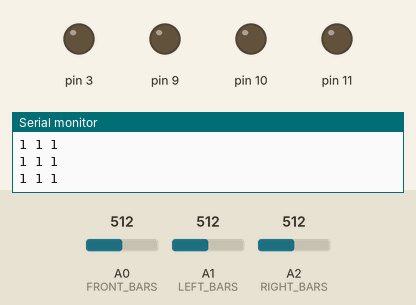
This sketch was run on a simulated Arduino Uno, built with avr-gcc and run on an emulated ATmega328P. Shown: output pins drawn as LEDs (lit = HIGH), the last lines printed to the serial monitor. The inputs (shaded band) are chosen by the test bench; at power-on: A0 (FRONT_BARS) = 512, A2 (RIGHT_BARS) = 512, A1 (LEFT_BARS) = 512.

Above: at 1.2 s.
1.3 s: A0 (FRONT_BARS) set to 210
2.8 s: A0 (FRONT_BARS) set to 191
At 3.26 s:
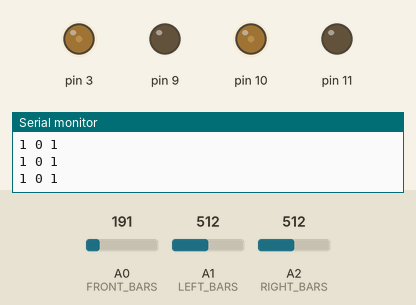
At 5.6 s:
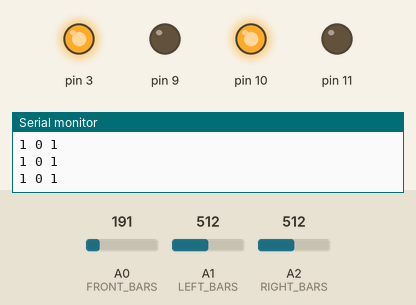
5.8 s: A2 (RIGHT_BARS) set to 214
7.3 s: A2 (RIGHT_BARS) set to 193
At 7.9 s:
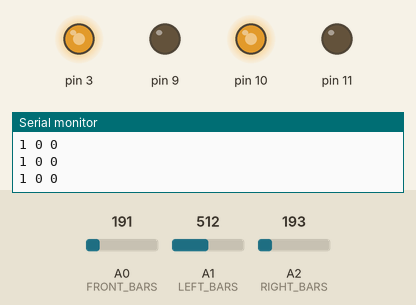
10.3 s: A1 (LEFT_BARS) set to 210
13.3 s: A1 (LEFT_BARS) set to 188
At 13.45 s:
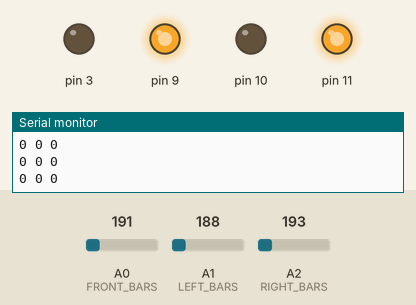
Timing chart, 0 to 17.2 s (numbered marks = the images above; inputs shaded):
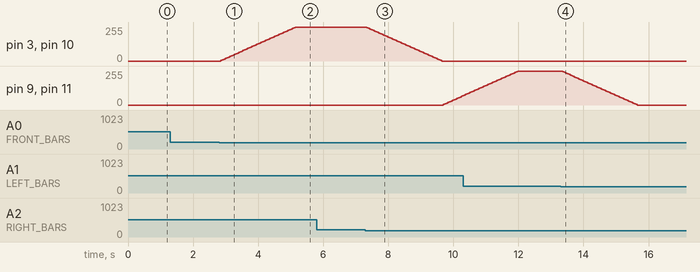

Measured:
- the behaviour switches between 201 and 200 on A0 (FRONT_BARS) (found by bisection; images 0 and 1)
- the behaviour switches between 201 and 200 on A2 (RIGHT_BARS) (found by bisection; images 2 and 3)
- the behaviour switches between 201 and 200 on A1 (LEFT_BARS) (found by bisection; images 3 and 4)
- after the input at 2.8 s, pin 3, pin 10: moves from 0/255 to 255/255 over 2.3 s, starting after 0.05 s
- after the input at 7.3 s, pin 3, pin 10: moves from 255/255 to 0/255 over 2.3 s, starting at once; pin 9, pin 11: moves from 0/255 to 70/255 over 0.60 s, starting after 2.4 s
- after the input at 13.3 s, pin 9, pin 11: moves from 255/255 to 0/255 over 2.3 s, starting after 0.06 s

The sketch:

ROV.ino
```cpp
//PIN ASSIGNMENTS
#define FRONT_BARS A0
#define LEFT_BARS A1
#define RIGHT_BARS A2
#define POT_SPEED A3

#define MOTOR_LEFT_A 9
#define MOTOR_LEFT_B 10
#define MOTOR_RIGHT_A 3
#define MOTOR_RIGHT_B 11

//CONSTANTS
#define TOUCH_THRESHOLD 200

//GLOBAL VARS
int target = 0;

int FRONT_TOUCH = 0;
int LEFT_TOUCH = 0;
int RIGHT_TOUCH = 0;

//determined by reading pots on setup
int MAX_SPEED = 0;
int ACCELERATION = 0;
int TOLERANCE = 0;

//current speeds
int LEFT_SPEED = 0;
int RIGHT_SPEED = 0;

//targets
int LEFT_TARGET = 0;
int RIGHT_TARGET = 0;

void setup() {
  // put your setup code here, to run once:

  //pwm setup

  //timer 1 -----------------------------------
  uint8_t TCCR1A_temp = 0b00000000;
  uint8_t TCCR1B_temp = 0b00000000;
  TCCR1A_temp |= 0b11110000; //inverting modes - set on match

  TCCR1A_temp |= 0b00000010;
  TCCR1B_temp |= 0b00011000; //fast pwm, top = ICR1

  TCCR1B_temp |= 0b00000010; //divide clock by 8

  TCCR1A = TCCR1A_temp;
  TCCR1B = TCCR1B_temp;

  ICR1H = 0;
  ICR1L = 255; //set period (top)

  OCR1AH = 0;
  OCR1AL = 255;
  OCR1BH = 0;
  OCR1BL = 255; //set initial duty to 0%

  DDRB |= 0b00000110; //set PB1, PB2 (=D9 D10) output
  // end of timer 1 ------------------------------

  //timer 2 --------------------------------------
  uint8_t TCCR2A_temp = 0b00000000;
  uint8_t TCCR2B_temp = 0b00000000;

  TCCR2A_temp |= 0b11110000; //inverting modes - set on match

  TCCR2A_temp |= 0b00000011; //
  TCCR2B_temp |= 0b00000000; //fast pwm, top = 0xff

  TCCR2B_temp |= 0b00000010; //divide clock by 8

  TCCR2A = TCCR2A_temp;
  TCCR2B = TCCR2B_temp;

  OCR2A = 255;
  OCR2B = 255; //set initial duty
  DDRB |= 0b00001000; //set PB3 (=D11) output
  DDRD |= 0b00001000; //set PD3 (=D03) output
  //end of timer 2

  Serial.begin(9600);
  Serial.println("STARTUP");
  pinMode(FRONT_BARS, INPUT);
  pinMode(LEFT_BARS, INPUT);
  pinMode(RIGHT_BARS, INPUT);
  pinMode(POT_SPEED, INPUT);


  int speedReading = analogRead(POT_SPEED);
  Serial.print("\nPOT_S :");
  Serial.print(speedReading);

  Serial.print("\nPOT_A :");
  Serial.print(speedReading);

  //set up constants
  MAX_SPEED = 255;
  ACCELERATION = 5;
  TOLERANCE = ACCELERATION/2 + 1;


}

void read_bars(){
  analogRead(FRONT_BARS);
  delay(15);
  FRONT_TOUCH = ( analogRead(FRONT_BARS) > TOUCH_THRESHOLD );

  analogRead(LEFT_BARS);
  delay(15);
  LEFT_TOUCH =  ( analogRead(LEFT_BARS)  > TOUCH_THRESHOLD );

  analogRead(RIGHT_BARS);
  delay(15);
  RIGHT_TOUCH = ( analogRead(RIGHT_BARS) > TOUCH_THRESHOLD );

  //delay(15);
  //Serial.println(analogRead(LEFT_BARS));
}

void set_pwm_direct(int leftSpeed, int rightSpeed){
  uint8_t invertedLeft = 255 - abs(leftSpeed);
  uint8_t invertedRight = 255 - abs(rightSpeed);
  if(leftSpeed < 0){
    OCR1AH = 0;
    OCR1AL = invertedLeft;
    OCR1BH = 0;
    OCR1BL = 255;
  }
  else{
    OCR1AH = 0;
    OCR1AL = 255;
    OCR1BH = 0;
    OCR1BL = invertedLeft;
  }

  if(rightSpeed < 0){
    OCR2B = invertedRight;
    OCR2A = 255;
  }
  else{
    OCR2B = 255;
    OCR2A = invertedRight;
  }
  return;
}

void print_touches(){
  Serial.print(LEFT_TOUCH);
  Serial.print(" ");
  Serial.print(FRONT_TOUCH);
  Serial.print(" ");
  Serial.print(RIGHT_TOUCH);
  Serial.println("");
}

void loop() {
  // put your main code here, to run repeatedly:

  read_bars();
  //print_touches();

  if(FRONT_TOUCH){
    if(LEFT_TOUCH){
      //todo
      int x = 0;
    }
    else if(RIGHT_TOUCH){
      //todo
      int x = 0;
    }
    else{
      LEFT_TARGET = MAX_SPEED;
      RIGHT_TARGET = MAX_SPEED;
    }
  }
  else if(RIGHT_TOUCH){
    LEFT_TARGET = MAX_SPEED;
    RIGHT_TARGET = -MAX_SPEED;
  }
  else if(LEFT_TOUCH){
    LEFT_TARGET = -MAX_SPEED;
    RIGHT_TARGET = MAX_SPEED;
  }
  else{
    LEFT_TARGET = 0;
    RIGHT_TARGET = 0;
  }

  //control

  int leftDiff = LEFT_TARGET - LEFT_SPEED;
  int rightDiff = RIGHT_TARGET - RIGHT_SPEED;

  if(leftDiff > TOLERANCE){
    LEFT_SPEED += ACCELERATION;
  }
  else if(leftDiff < -TOLERANCE){
    LEFT_SPEED -= ACCELERATION;
  }
  else{
    LEFT_SPEED = LEFT_TARGET;
  }

  if(rightDiff > TOLERANCE){
    RIGHT_SPEED += ACCELERATION;
  }
  else if(rightDiff < -TOLERANCE){
    RIGHT_SPEED -= ACCELERATION;
  }
  else{
    RIGHT_SPEED = RIGHT_TARGET;
  }

  set_pwm_direct(LEFT_SPEED, RIGHT_SPEED);

  print_touches();

  /*
  Serial.print(LEFT_SPEED);
  Serial.print(" ");
  Serial.print(RIGHT_SPEED);
  Serial.println("");
  */

}
```
